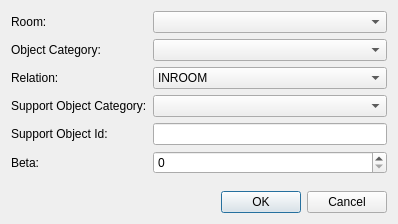
<?xml version="1.0" encoding="UTF-8"?>
<ui version="4.0">
 <class>ObjectSearchResultDialogClass</class>
 <widget class="QDialog" name="ObjectSearchResultDialogClass">
  <property name="geometry">
   <rect>
    <x>0</x>
    <y>0</y>
    <width>398</width>
    <height>224</height>
   </rect>
  </property>
  <property name="windowTitle">
   <string>ObjectSearchResultDialog</string>
  </property>
  <layout class="QVBoxLayout" name="verticalLayout">
   <item>
    <layout class="QGridLayout" name="gridLayout">
     <item row="2" column="1">
      <widget class="QComboBox" name="relationComboBox">
       <item>
        <property name="text">
         <string>INROOM</string>
        </property>
       </item>
       <item>
        <property name="text">
         <string>INOBJECT</string>
        </property>
       </item>
       <item>
        <property name="text">
         <string>ON</string>
        </property>
       </item>
      </widget>
     </item>
     <item row="2" column="0">
      <widget class="QLabel" name="label">
       <property name="text">
        <string>Relation:</string>
       </property>
      </widget>
     </item>
     <item row="1" column="1">
      <widget class="QComboBox" name="objectCategoryComboBox"/>
     </item>
     <item row="3" column="1">
      <widget class="QComboBox" name="supportObjectCategoryComboBox"/>
     </item>
     <item row="4" column="1">
      <widget class="QLineEdit" name="supportObjectIdLineEdit"/>
     </item>
     <item row="3" column="0">
      <widget class="QLabel" name="label_2">
       <property name="text">
        <string>Support Object Category:</string>
       </property>
      </widget>
     </item>
     <item row="1" column="0">
      <widget class="QLabel" name="label_3">
       <property name="text">
        <string>Object Category:</string>
       </property>
      </widget>
     </item>
     <item row="4" column="0">
      <widget class="QLabel" name="label_4">
       <property name="text">
        <string>Support Object Id:</string>
       </property>
      </widget>
     </item>
     <item row="0" column="1">
      <widget class="QComboBox" name="roomComboBox"/>
     </item>
     <item row="0" column="0">
      <widget class="QLabel" name="label_5">
       <property name="text">
        <string>Room:</string>
       </property>
      </widget>
     </item>
     <item row="5" column="1">
      <widget class="QSpinBox" name="betaSpinBox">
       <property name="maximum">
        <number>100</number>
       </property>
       <property name="singleStep">
        <number>10</number>
       </property>
      </widget>
     </item>
     <item row="5" column="0">
      <widget class="QLabel" name="label_6">
       <property name="text">
        <string>Beta:</string>
       </property>
      </widget>
     </item>
    </layout>
   </item>
   <item>
    <spacer name="verticalSpacer">
     <property name="orientation">
      <enum>Qt::Vertical</enum>
     </property>
     <property name="sizeHint" stdset="0">
      <size>
       <width>20</width>
       <height>213</height>
      </size>
     </property>
    </spacer>
   </item>
   <item>
    <widget class="QDialogButtonBox" name="buttonBox">
     <property name="standardButtons">
      <set>QDialogButtonBox::Cancel|QDialogButtonBox::Ok</set>
     </property>
    </widget>
   </item>
  </layout>
 </widget>
 <layoutdefault spacing="6" margin="11"/>
 <resources/>
 <connections>
  <connection>
   <sender>buttonBox</sender>
   <signal>accepted()</signal>
   <receiver>ObjectSearchResultDialogClass</receiver>
   <slot>accept()</slot>
   <hints>
    <hint type="sourcelabel">
     <x>198</x>
     <y>201</y>
    </hint>
    <hint type="destinationlabel">
     <x>198</x>
     <y>111</y>
    </hint>
   </hints>
  </connection>
  <connection>
   <sender>buttonBox</sender>
   <signal>rejected()</signal>
   <receiver>ObjectSearchResultDialogClass</receiver>
   <slot>reject()</slot>
   <hints>
    <hint type="sourcelabel">
     <x>198</x>
     <y>201</y>
    </hint>
    <hint type="destinationlabel">
     <x>198</x>
     <y>111</y>
    </hint>
   </hints>
  </connection>
 </connections>
</ui>
